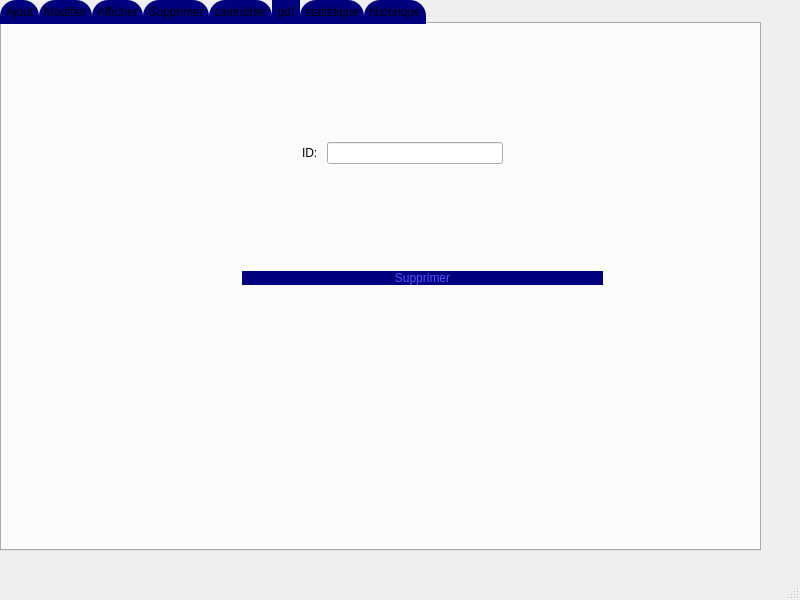
<?xml version="1.0" encoding="UTF-8"?>
<ui version="4.0">
 <class>rana</class>
 <widget class="QMainWindow" name="rana">
  <property name="geometry">
   <rect>
    <x>0</x>
    <y>0</y>
    <width>800</width>
    <height>600</height>
   </rect>
  </property>
  <property name="windowTitle">
   <string>MainWindow</string>
  </property>
  <widget class="QWidget" name="centralwidget">
   <widget class="QTabWidget" name="tabWidget">
    <property name="geometry">
     <rect>
      <x>0</x>
      <y>0</y>
      <width>761</width>
      <height>551</height>
     </rect>
    </property>
    <property name="sizePolicy">
     <sizepolicy hsizetype="Ignored" vsizetype="Expanding">
      <horstretch>0</horstretch>
      <verstretch>0</verstretch>
     </sizepolicy>
    </property>
    <property name="styleSheet">
     <string notr="true">QTabBar::tab {
	background-color: rgb(0, 0, 127);
    background: qlineargradient(x1: 0, y1: 0, x2: 0, y2: 1,
                                stop: 0 #E1E1E1, stop: 0.4 rgb(0, 0, 127),
                                stop: 0.5 #D8D8D8, stop: 1.0 rgb(170, 170, 255););
	

   /* same as the pane color */
	border-bottom-color: rgb(50, 0, 127);
	border-bottom-color: rgb(50, 0, 127);
    border-top-left-radius: 16px;
    border-top-right-radius: 16px;
    min-width:30ex;
    padding: 5px;
     font: bold, &quot;Comic Sans MS&quot;;
}

QTabBar::tab:selected, QTabBar::tab:hover {
    background: qlineargradient(x1: 0, y1: 0, x2: 0, y2: 1,
                                stop: 0 rgb(170, 170, 255), stop: 0.4  rgb(50, 0, 127),
                                stop: 0.5 rgb(50, 0, 127), stop: 1.0  rgb(170, 170, 255));
}</string>
    </property>
    <property name="currentIndex">
     <number>3</number>
    </property>
    <widget class="QWidget" name="tab">
     <attribute name="title">
      <string>Ajout</string>
     </attribute>
     <widget class="QPushButton" name="pushButton">
      <property name="geometry">
       <rect>
        <x>510</x>
        <y>90</y>
        <width>241</width>
        <height>51</height>
       </rect>
      </property>
      <property name="styleSheet">
       <string notr="true">QPushButton{
	border-radius:10px;
	background-color: rgb(0, 0, 127);
	color: rgb(85, 85, 255);
 font: bold, &quot;Comic Sans MS&quot;;


}

QPushButton:hover{

	
	color: rgb(85, 10, 255);

}</string>
      </property>
      <property name="text">
       <string>Ajouter</string>
      </property>
     </widget>
     <widget class="QLabel" name="label_6">
      <property name="geometry">
       <rect>
        <x>50</x>
        <y>210</y>
        <width>53</width>
        <height>33</height>
       </rect>
      </property>
      <property name="styleSheet">
       <string notr="true">font: bold, &quot;Comic Sans MS&quot;;</string>
      </property>
      <property name="text">
       <string> Type:</string>
      </property>
     </widget>
     <widget class="QLineEdit" name="lineEdit_Type">
      <property name="geometry">
       <rect>
        <x>120</x>
        <y>220</y>
        <width>191</width>
        <height>22</height>
       </rect>
      </property>
     </widget>
     <widget class="QLabel" name="label_17">
      <property name="geometry">
       <rect>
        <x>50</x>
        <y>260</y>
        <width>53</width>
        <height>33</height>
       </rect>
      </property>
      <property name="styleSheet">
       <string notr="true">font: bold, &quot;Comic Sans MS&quot;;</string>
      </property>
      <property name="text">
       <string>Duree:</string>
      </property>
     </widget>
     <widget class="QLineEdit" name="lineEdit_Duree">
      <property name="geometry">
       <rect>
        <x>120</x>
        <y>260</y>
        <width>191</width>
        <height>22</height>
       </rect>
      </property>
     </widget>
     <widget class="QWidget" name="layoutWidget">
      <property name="geometry">
       <rect>
        <x>60</x>
        <y>170</y>
        <width>251</width>
        <height>35</height>
       </rect>
      </property>
      <layout class="QHBoxLayout" name="horizontalLayout_3">
       <item>
        <widget class="QLabel" name="label_3">
         <property name="styleSheet">
          <string notr="true">font: bold, &quot;Comic Sans MS&quot;;</string>
         </property>
         <property name="text">
          <string>Heure</string>
         </property>
        </widget>
       </item>
       <item>
        <widget class="QLineEdit" name="lineEdit_Heure"/>
       </item>
      </layout>
     </widget>
     <widget class="QWidget" name="layoutWidget_2">
      <property name="geometry">
       <rect>
        <x>65</x>
        <y>110</y>
        <width>241</width>
        <height>56</height>
       </rect>
      </property>
      <layout class="QHBoxLayout" name="horizontalLayout_2">
       <item>
        <widget class="QLabel" name="label_2">
         <property name="styleSheet">
          <string notr="true">font: bold, &quot;Comic Sans MS&quot;;</string>
         </property>
         <property name="text">
          <string>Nom: </string>
         </property>
        </widget>
       </item>
       <item>
        <widget class="QLineEdit" name="lineEdit_Nom"/>
       </item>
      </layout>
     </widget>
     <widget class="QWidget" name="layoutWidget_3">
      <property name="geometry">
       <rect>
        <x>60</x>
        <y>60</y>
        <width>251</width>
        <height>31</height>
       </rect>
      </property>
      <layout class="QHBoxLayout" name="horizontalLayout">
       <item>
        <widget class="QLabel" name="label">
         <property name="styleSheet">
          <string notr="true">font: bold, &quot;Comic Sans MS&quot;;</string>
         </property>
         <property name="text">
          <string>ID: </string>
         </property>
        </widget>
       </item>
       <item>
        <widget class="QLineEdit" name="lineEdit_ID"/>
       </item>
      </layout>
     </widget>
     <widget class="QPushButton" name="pushButton_4">
      <property name="geometry">
       <rect>
        <x>510</x>
        <y>180</y>
        <width>241</width>
        <height>51</height>
       </rect>
      </property>
      <property name="styleSheet">
       <string notr="true">QPushButton{
	border-radius:10px;
	background-color: rgb(0, 0, 127);
	color: rgb(85, 85, 255);
 font: bold, &quot;Comic Sans MS&quot;;


}

QPushButton:hover{

	
	color: rgb(85, 10, 255);

}
</string>
      </property>
      <property name="text">
       <string>ANNULER</string>
      </property>
     </widget>
     <widget class="QLabel" name="label_20">
      <property name="geometry">
       <rect>
        <x>32</x>
        <y>310</y>
        <width>71</width>
        <height>33</height>
       </rect>
      </property>
      <property name="styleSheet">
       <string notr="true">font: bold, &quot;Comic Sans MS&quot;;</string>
      </property>
      <property name="text">
       <string>NB View:</string>
      </property>
     </widget>
     <widget class="QLineEdit" name="lineEdit_NBView">
      <property name="geometry">
       <rect>
        <x>120</x>
        <y>310</y>
        <width>191</width>
        <height>22</height>
       </rect>
      </property>
     </widget>
    </widget>
    <widget class="QWidget" name="tab_6">
     <attribute name="title">
      <string>Modifier</string>
     </attribute>
     <widget class="QWidget" name="layoutWidget_4">
      <property name="geometry">
       <rect>
        <x>21</x>
        <y>32</y>
        <width>171</width>
        <height>181</height>
       </rect>
      </property>
      <layout class="QFormLayout" name="formLayout">
       <item row="0" column="0">
        <layout class="QHBoxLayout" name="horizontalLayout_5">
         <item>
          <widget class="QLabel" name="label_7">
           <property name="text">
            <string>ID: </string>
           </property>
          </widget>
         </item>
         <item>
          <widget class="QLineEdit" name="lineEdit_ID_M"/>
         </item>
        </layout>
       </item>
       <item row="1" column="0">
        <layout class="QHBoxLayout" name="horizontalLayout_7">
         <item>
          <widget class="QLabel" name="label_5">
           <property name="text">
            <string>Nom: </string>
           </property>
          </widget>
         </item>
         <item>
          <widget class="QLineEdit" name="lineEdit_Nom_M"/>
         </item>
        </layout>
       </item>
       <item row="2" column="0">
        <layout class="QHBoxLayout" name="horizontalLayout_8">
         <item>
          <widget class="QLabel" name="label_8">
           <property name="text">
            <string>Heure</string>
           </property>
          </widget>
         </item>
         <item>
          <widget class="QLineEdit" name="lineEdit_Heure_M"/>
         </item>
        </layout>
       </item>
      </layout>
     </widget>
     <widget class="QLabel" name="label_18">
      <property name="geometry">
       <rect>
        <x>340</x>
        <y>50</y>
        <width>56</width>
        <height>16</height>
       </rect>
      </property>
      <property name="styleSheet">
       <string notr="true">font: bold, &quot;Comic Sans MS&quot;;</string>
      </property>
      <property name="text">
       <string>Type:</string>
      </property>
     </widget>
     <widget class="QLabel" name="label_19">
      <property name="geometry">
       <rect>
        <x>340</x>
        <y>110</y>
        <width>56</width>
        <height>16</height>
       </rect>
      </property>
      <property name="styleSheet">
       <string notr="true">font: bold, &quot;Comic Sans MS&quot;;</string>
      </property>
      <property name="text">
       <string>Duree:</string>
      </property>
     </widget>
     <widget class="QLineEdit" name="lineEdit_Type_M">
      <property name="geometry">
       <rect>
        <x>410</x>
        <y>50</y>
        <width>201</width>
        <height>31</height>
       </rect>
      </property>
     </widget>
     <widget class="QLineEdit" name="lineEdit_Duree_M">
      <property name="geometry">
       <rect>
        <x>420</x>
        <y>100</y>
        <width>201</width>
        <height>31</height>
       </rect>
      </property>
     </widget>
     <widget class="QPushButton" name="pushButton_2">
      <property name="geometry">
       <rect>
        <x>290</x>
        <y>220</y>
        <width>191</width>
        <height>51</height>
       </rect>
      </property>
      <property name="styleSheet">
       <string notr="true">QPushButton{
	border-radius:10px;
	background-color: rgb(0, 0, 127);
	color: rgb(85, 85, 255);
 font: bold, &quot;Comic Sans MS&quot;;


}

QPushButton:hover{

	
	color: rgb(85, 10, 255);

}
</string>
      </property>
      <property name="text">
       <string>Modifier</string>
      </property>
     </widget>
     <widget class="QPushButton" name="pushButton_3">
      <property name="geometry">
       <rect>
        <x>500</x>
        <y>220</y>
        <width>181</width>
        <height>51</height>
       </rect>
      </property>
      <property name="styleSheet">
       <string notr="true">QPushButton{
	border-radius:10px;
	background-color: rgb(0, 0, 127);
	color: rgb(85, 85, 255);
 font: bold, &quot;Comic Sans MS&quot;;


}

QPushButton:hover{

	
	color: rgb(85, 10, 255);

}
</string>
      </property>
      <property name="text">
       <string>ANNULER</string>
      </property>
     </widget>
     <widget class="QLineEdit" name="lineEdit_NBView_M">
      <property name="geometry">
       <rect>
        <x>418</x>
        <y>160</y>
        <width>191</width>
        <height>22</height>
       </rect>
      </property>
     </widget>
     <widget class="QLabel" name="label_21">
      <property name="geometry">
       <rect>
        <x>330</x>
        <y>160</y>
        <width>71</width>
        <height>33</height>
       </rect>
      </property>
      <property name="styleSheet">
       <string notr="true">font: bold, &quot;Comic Sans MS&quot;;</string>
      </property>
      <property name="text">
       <string>NB View:</string>
      </property>
     </widget>
    </widget>
    <widget class="QWidget" name="tab_2">
     <attribute name="title">
      <string>Afficher</string>
     </attribute>
     <widget class="QTableView" name="tableView">
      <property name="geometry">
       <rect>
        <x>20</x>
        <y>40</y>
        <width>671</width>
        <height>391</height>
       </rect>
      </property>
      <property name="styleSheet">
       <string notr="true">background-color: rgb(170, 170, 255);</string>
      </property>
     </widget>
     <widget class="QPushButton" name="pushButton_Actualiser">
      <property name="geometry">
       <rect>
        <x>790</x>
        <y>30</y>
        <width>131</width>
        <height>31</height>
       </rect>
      </property>
      <property name="styleSheet">
       <string notr="true">QPushButton{
	border-radius:10px;
	background-color: rgb(0, 0, 127);
	color: rgb(85, 85, 255);
 font: bold, &quot;Comic Sans MS&quot;;


}

QPushButton:hover{

	
	color: rgb(85, 10, 255);

}
</string>
      </property>
      <property name="text">
       <string>Actualiser</string>
      </property>
     </widget>
     <widget class="QGroupBox" name="groupBox_23">
      <property name="geometry">
       <rect>
        <x>720</x>
        <y>70</y>
        <width>291</width>
        <height>122</height>
       </rect>
      </property>
      <property name="styleSheet">
       <string notr="true">background-color: rgb(170, 170, 255);</string>
      </property>
      <property name="title">
       <string>Tri:</string>
      </property>
      <layout class="QVBoxLayout" name="verticalLayout_67">
       <item>
        <layout class="QVBoxLayout" name="verticalLayout_68">
         <item>
          <layout class="QHBoxLayout" name="horizontalLayout_66">
           <item>
            <widget class="QComboBox" name="comboBox_Tri">
             <property name="styleSheet">
              <string notr="true">font: bold, &quot;Comic Sans MS&quot;;</string>
             </property>
             <item>
              <property name="text">
               <string>ID</string>
              </property>
             </item>
             <item>
              <property name="text">
               <string>Nom</string>
              </property>
             </item>
             <item>
              <property name="text">
               <string/>
              </property>
             </item>
             <item>
              <property name="text">
               <string/>
              </property>
             </item>
            </widget>
           </item>
           <item>
            <widget class="QRadioButton" name="radioButton_Tri_Desc">
             <property name="styleSheet">
              <string notr="true">font: bold, &quot;Comic Sans MS&quot;;</string>
             </property>
             <property name="text">
              <string>Desc</string>
             </property>
             <property name="checked">
              <bool>true</bool>
             </property>
            </widget>
           </item>
           <item>
            <widget class="QRadioButton" name="radioButton_Tri_Asc">
             <property name="styleSheet">
              <string notr="true">font: bold, &quot;Comic Sans MS&quot;;</string>
             </property>
             <property name="text">
              <string>Asc</string>
             </property>
            </widget>
           </item>
          </layout>
         </item>
         <item>
          <widget class="QPushButton" name="pushButton_Trier_">
           <property name="styleSheet">
            <string notr="true">font: bold, &quot;Comic Sans MS&quot;;</string>
           </property>
           <property name="text">
            <string>Trier</string>
           </property>
          </widget>
         </item>
        </layout>
       </item>
      </layout>
     </widget>
     <widget class="QGroupBox" name="groupBox_24">
      <property name="geometry">
       <rect>
        <x>720</x>
        <y>200</y>
        <width>291</width>
        <height>116</height>
       </rect>
      </property>
      <property name="styleSheet">
       <string notr="true">background-color: rgb(170, 170, 255);</string>
      </property>
      <property name="title">
       <string>Recherche:</string>
      </property>
      <layout class="QVBoxLayout" name="verticalLayout_69">
       <item>
        <layout class="QVBoxLayout" name="verticalLayout_70">
         <item>
          <widget class="QLineEdit" name="lineEdit_Recherche"/>
         </item>
         <item>
          <widget class="QPushButton" name="pushButton_Chercher">
           <property name="styleSheet">
            <string notr="true">font: bold, &quot;Comic Sans MS&quot;;</string>
           </property>
           <property name="text">
            <string>Chercher</string>
           </property>
          </widget>
         </item>
        </layout>
       </item>
      </layout>
     </widget>
    </widget>
    <widget class="QWidget" name="tab_3">
     <attribute name="title">
      <string>Supprimer</string>
     </attribute>
     <widget class="QWidget" name="layoutWidget_5">
      <property name="geometry">
       <rect>
        <x>240</x>
        <y>220</y>
        <width>361</width>
        <height>69</height>
       </rect>
      </property>
      <layout class="QVBoxLayout" name="verticalLayout">
       <item>
        <widget class="QPushButton" name="pushButton_Supprimer">
         <property name="styleSheet">
          <string notr="true">QPushButton{
	border-radius:10px;
	background-color: rgb(0, 0, 127);
	color: rgb(85, 85, 255);
 font: bold, &quot;Comic Sans MS&quot;;


}

QPushButton:hover{

	
	color: rgb(85, 10, 255);

}</string>
         </property>
         <property name="text">
          <string>Supprimer</string>
         </property>
        </widget>
       </item>
      </layout>
     </widget>
     <widget class="QWidget" name="layoutWidget_6">
      <property name="geometry">
       <rect>
        <x>300</x>
        <y>110</y>
        <width>201</width>
        <height>38</height>
       </rect>
      </property>
      <layout class="QHBoxLayout" name="horizontalLayout_4">
       <item>
        <widget class="QLabel" name="label_4">
         <property name="styleSheet">
          <string notr="true">font: bold, &quot;Comic Sans MS&quot;;</string>
         </property>
         <property name="text">
          <string>ID: </string>
         </property>
        </widget>
       </item>
       <item>
        <widget class="QLineEdit" name="lineEdit_ID_2"/>
       </item>
      </layout>
     </widget>
    </widget>
    <widget class="QWidget" name="tab_4">
     <attribute name="title">
      <string>calendrier</string>
     </attribute>
     <widget class="QCalendarWidget" name="calendarWidget">
      <property name="geometry">
       <rect>
        <x>80</x>
        <y>30</y>
        <width>391</width>
        <height>291</height>
       </rect>
      </property>
      <property name="styleSheet">
       <string notr="true">background-color: rgb(170, 170, 255);</string>
      </property>
     </widget>
     <widget class="QTableView" name="tableView_Calendar">
      <property name="geometry">
       <rect>
        <x>510</x>
        <y>40</y>
        <width>531</width>
        <height>331</height>
       </rect>
      </property>
     </widget>
     <widget class="QLineEdit" name="lineEdit_Calendrier">
      <property name="geometry">
       <rect>
        <x>130</x>
        <y>360</y>
        <width>231</width>
        <height>41</height>
       </rect>
      </property>
     </widget>
    </widget>
    <widget class="QWidget" name="tab_5">
     <attribute name="title">
      <string>pdf</string>
     </attribute>
     <widget class="QPushButton" name="pushButton_5">
      <property name="geometry">
       <rect>
        <x>420</x>
        <y>160</y>
        <width>112</width>
        <height>34</height>
       </rect>
      </property>
      <property name="styleSheet">
       <string notr="true">QPushButton{
	border-radius:10px;
	background-color: rgb(0, 0, 127);
	color: rgb(85, 85, 255);
 font: bold, &quot;Comic Sans MS&quot;;


}

QPushButton:hover{

	
	color: rgb(85, 10, 255);

}</string>
      </property>
      <property name="text">
       <string>pdf</string>
      </property>
     </widget>
    </widget>
    <widget class="QWidget" name="tab_8">
     <attribute name="title">
      <string>statistique</string>
     </attribute>
     <widget class="QFrame" name="horizontalFrame">
      <property name="geometry">
       <rect>
        <x>-20</x>
        <y>10</y>
        <width>671</width>
        <height>221</height>
       </rect>
      </property>
      <layout class="QHBoxLayout" name="horizontalLayout_15">
       <item>
        <widget class="QPushButton" name="on_actionOpenTriggered">
         <property name="styleSheet">
          <string notr="true">QPushButton{
	border-radius:10px;
	background-color: rgb(0, 0, 127);
	color: rgb(85, 85, 255);
 font: bold, &quot;Comic Sans MS&quot;;


}

QPushButton:hover{

	
	color: rgb(85, 10, 255);

}</string>
         </property>
         <property name="text">
          <string>statistique</string>
         </property>
        </widget>
       </item>
      </layout>
     </widget>
    </widget>
    <widget class="QWidget" name="tab_17">
     <attribute name="title">
      <string>historique</string>
     </attribute>
     <widget class="QTableView" name="tableView_hist">
      <property name="geometry">
       <rect>
        <x>50</x>
        <y>40</y>
        <width>371</width>
        <height>281</height>
       </rect>
      </property>
     </widget>
     <widget class="QPushButton" name="pushButton_6">
      <property name="geometry">
       <rect>
        <x>100</x>
        <y>350</y>
        <width>241</width>
        <height>34</height>
       </rect>
      </property>
      <property name="styleSheet">
       <string notr="true">QPushButton{
	border-radius:10px;
	background-color: rgb(0, 0, 127);
	color: rgb(85, 85, 255);
 font: bold, &quot;Comic Sans MS&quot;;


}

QPushButton:hover{

	
	color: rgb(85, 10, 255);

}</string>
      </property>
      <property name="text">
       <string>Historique</string>
      </property>
     </widget>
    </widget>
   </widget>
  </widget>
  <widget class="QMenuBar" name="menubar">
   <property name="geometry">
    <rect>
     <x>0</x>
     <y>0</y>
     <width>800</width>
     <height>22</height>
    </rect>
   </property>
  </widget>
  <widget class="QStatusBar" name="statusbar"/>
 </widget>
 <resources/>
 <connections/>
</ui>
